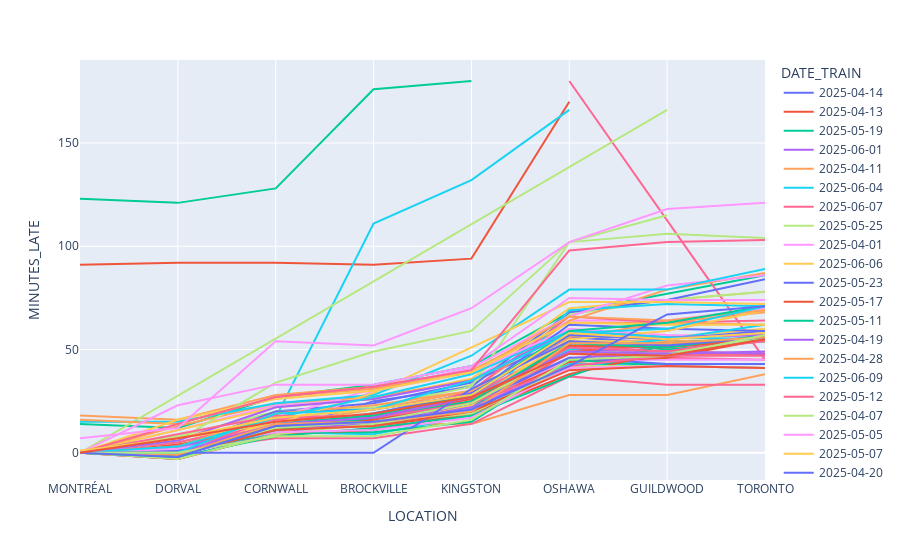

Source (notebook cell):
### Code cell
#df = px.data.gapminder().query("continent=='Oceania'")
fig = px.line(via_train_69, x="LOCATION", y="MINUTES_LATE", color='DATE_TRAIN')
fig.show()

### Figure 1 — Plotly figure (JSON) as saved in the notebook; plotly's stock layout.template omitted (floating-point values rounded to 4 significant figures)
{"data": [{"hovertemplate": "DATE_TRAIN=2025-04-14<br>LOCATION=%{x}<br>MINUTES_LATE=%{y}<extra></extra>", "legendgroup": "2025-04-14", "line": {"color": "#636efa", "dash": "solid"}, "marker": {"symbol": "circle"}, "mode": "lines", "name": "2025-04-14", "orientation": "v", "showlegend": true, "type": "scatter", "x": ["MONTRÉAL", "DORVAL", "CORNWALL", "BROCKVILLE", "KINGSTON", "OSHAWA", "GUILDWOOD", "TORONTO"], "xaxis": "x", "y": [0, -1, 20, 24, 34, 56, 56, 57], "yaxis": "y"}, {"hovertemplate": "DATE_TRAIN=2025-04-13<br>LOCATION=%{x}<br>MINUTES_LATE=%{y}<extra></extra>", "legendgroup": "2025-04-13", "line": {"color": "#EF553B", "dash": "solid"}, "marker": {"symbol": "circle"}, "mode": "lines", "name": "2025-04-13", "orientation": "v", "showlegend": true, "type": "scatter", "x": ["MONTRÉAL", "DORVAL", "CORNWALL", "BROCKVILLE", "KINGSTON", "OSHAWA"], "xaxis": "x", "y": [91, 92, 92, 91, 94, 170], "yaxis": "y"}, {"hovertemplate": "DATE_TRAIN=2025-05-19<br>LOCATION=%{x}<br>MINUTES_LATE=%{y}<extra></extra>", "legendgroup": "2025-05-19", "line": {"color": "#00cc96", "dash": "solid"}, "marker": {"symbol": "circle"}, "mode": "lines", "name": "2025-05-19", "orientation": "v", "showlegend": true, "type": "scatter", "x": ["MONTRÉAL", "DORVAL", "CORNWALL", "BROCKVILLE", "KINGSTON", "OSHAWA", "GUILDWOOD", "TORONTO"], "xaxis": "x", "y": [14, 12, 27, 33, 42, 68, 77, 86], "yaxis": "y"}, {"hovertemplate": "DATE_TRAIN=2025-06-01<br>LOCATION=%{x}<br>MINUTES_LATE=%{y}<extra></extra>", "legendgroup": "2025-06-01", "line": {"color": "#ab63fa", "dash": "solid"}, "marker": {"symbol": "circle"}, "mode": "lines", "name": "2025-06-01", "orientation": "v", "showlegend": true, "type": "scatter", "x": ["MONTRÉAL", "DORVAL", "CORNWALL", "BROCKVILLE", "KINGSTON", "OSHAWA", "GUILDWOOD", "TORONTO"], "xaxis": "x", "y": [0, 3, 13, 15, 22, 45, 52, 56], "yaxis": "y"}, {"hovertemplate": "DATE_TRAIN=2025-04-11<br>LOCATION=%{x}<br>MINUTES_LATE=%{y}<extra></extra>", "legendgroup": "2025-04-11", "line": {"color": "#FFA15A", "dash": "solid"}, "marker": {"symbol": "circle"}, "mode": "lines", "name": "2025-04-11", "orientation": "v", "showlegend": true, "type": "scatter", "x": ["MONTRÉAL", "DORVAL", "CORNWALL", "BROCKVILLE", "KINGSTON", "OSHAWA", "GUILDWOOD", "TORONTO"], "xaxis": "x", "y": [0, 4, 13, 14, 14, 28, 28, 38], "yaxis": "y"}, {"hovertemplate": "DATE_TRAIN=2025-06-04<br>LOCATION=%{x}<br>MINUTES_LATE=%{y}<extra></extra>", "legendgroup": "2025-06-04", "line": {"color": "#19d3f3", "dash": "solid"}, "marker": {"symbol": "circle"}, "mode": "lines", "name": "2025-06-04", "orientation": "v", "showlegend": true, "type": "scatter", "x": ["MONTRÉAL", "DORVAL", "CORNWALL", "BROCKVILLE", "KINGSTON", "OSHAWA"], "xaxis": "x", "y": [0, 0, 17, 111, 132, 166], "yaxis": "y"}, {"hovertemplate": "DATE_TRAIN=2025-06-07<br>LOCATION=%{x}<br>MINUTES_LATE=%{y}<extra></extra>", "legendgroup": "2025-06-07", "line": {"color": "#FF6692", "dash": "solid"}, "marker": {"symbol": "circle"}, "mode": "lines", "name": "2025-06-07", "orientation": "v", "showlegend": true, "type": "scatter", "x": ["MONTRÉAL", "DORVAL", "CORNWALL", "BROCKVILLE", "KINGSTON", "OSHAWA", "GUILDWOOD", "TORONTO"], "xaxis": "x", "y": [0, 1, 7, 7, 14, 37, 33, 33], "yaxis": "y"}, {"hovertemplate": "DATE_TRAIN=2025-05-25<br>LOCATION=%{x}<br>MINUTES_LATE=%{y}<extra></extra>", "legendgroup": "2025-05-25", "line": {"color": "#B6E880", "dash": "solid"}, "marker": {"symbol": "circle"}, "mode": "lines", "name": "2025-05-25", "orientation": "v", "showlegend": true, "type": "scatter", "x": ["MONTRÉAL", "DORVAL", "CORNWALL", "BROCKVILLE", "KINGSTON", "OSHAWA", "GUILDWOOD", "TORONTO"], "xaxis": "x", "y": [0, 1, 10, 17, 24, 43, 52, 56], "yaxis": "y"}, {"hovertemplate": "DATE_TRAIN=2025-04-01<br>LOCATION=%{x}<br>MINUTES_LATE=%{y}<extra></extra>", "legendgroup": "2025-04-01", "line": {"color": "#FF97FF", "dash": "solid"}, "marker": {"symbol": "circle"}, "mode": "lines", "name": "2025-04-01", "orientation": "v", "showlegend": true, "type": "scatter", "x": ["MONTRÉAL", "DORVAL", "CORNWALL", "BROCKVILLE", "KINGSTON", "OSHAWA", "GUILDWOOD", "TORONTO"], "xaxis": "x", "y": [0, 11, 23, 26, 35, 64, 64, 70], "yaxis": "y"}, {"hovertemplate": "DATE_TRAIN=2025-06-06<br>LOCATION=%{x}<br>MINUTES_LATE=%{y}<extra></extra>", "legendgroup": "2025-06-06", "line": {"color": "#FECB52", "dash": "solid"}, "marker": {"symbol": "circle"}, "mode": "lines", "name": "2025-06-06", "orientation": "v", "showlegend": true, "type": "scatter", "x": ["MONTRÉAL", "DORVAL", "CORNWALL", "BROCKVILLE", "KINGSTON", "OSHAWA", "GUILDWOOD", "TORONTO"], "xaxis": "x", "y": [0, 11, 22, 26, 36, 70, 74, 78], "yaxis": "y"}, {"hovertemplate": "DATE_TRAIN=2025-05-23<br>LOCATION=%{x}<br>MINUTES_LATE=%{y}<extra></extra>", "legendgroup": "2025-05-23", "line": {"color": "#636efa", "dash": "solid"}, "marker": {"symbol": "circle"}, "mode": "lines", "name": "2025-05-23", "orientation": "v", "showlegend": true, "type": "scatter", "x": ["MONTRÉAL", "DORVAL", "CORNWALL", "BROCKVILLE", "KINGSTON", "OSHAWA", "GUILDWOOD", "TORONTO"], "xaxis": "x", "y": [0, 0, 12, 19, 29, 56, 53, 54], "yaxis": "y"}, {"hovertemplate": "DATE_TRAIN=2025-05-17<br>LOCATION=%{x}<br>MINUTES_LATE=%{y}<extra></extra>", "legendgroup": "2025-05-17", "line": {"color": "#EF553B", "dash": "solid"}, "marker": {"symbol": "circle"}, "mode": "lines", "name": "2025-05-17", "orientation": "v", "showlegend": true, "type": "scatter", "x": ["MONTRÉAL", "DORVAL", "CORNWALL", "BROCKVILLE", "KINGSTON", "OSHAWA", "GUILDWOOD", "TORONTO"], "xaxis": "x", "y": [0, 4, 12, 13, 19, 49, 48, 48], "yaxis": "y"}, {"hovertemplate": "DATE_TRAIN=2025-05-11<br>LOCATION=%{x}<br>MINUTES_LATE=%{y}<extra></extra>", "legendgroup": "2025-05-11", "line": {"color": "#00cc96", "dash": "solid"}, "marker": {"symbol": "circle"}, "mode": "lines", "name": "2025-05-11", "orientation": "v", "showlegend": true, "type": "scatter", "x": ["MONTRÉAL", "DORVAL", "CORNWALL", "BROCKVILLE", "KINGSTON"], "xaxis": "x", "y": [123, 121, 128, 176, 180], "yaxis": "y"}, {"hovertemplate": "DATE_TRAIN=2025-04-19<br>LOCATION=%{x}<br>MINUTES_LATE=%{y}<extra></extra>", "legendgroup": "2025-04-19", "line": {"color": "#ab63fa", "dash": "solid"}, "marker": {"symbol": "circle"}, "mode": "lines", "name": "2025-04-19", "orientation": "v", "showlegend": true, "type": "scatter", "x": ["MONTRÉAL", "DORVAL", "CORNWALL", "BROCKVILLE", "KINGSTON", "OSHAWA", "GUILDWOOD", "TORONTO"], "xaxis": "x", "y": [0, -3, 10, 15, 22, 42, 46, 56], "yaxis": "y"}, {"hovertemplate": "DATE_TRAIN=2025-04-28<br>LOCATION=%{x}<br>MINUTES_LATE=%{y}<extra></extra>", "legendgroup": "2025-04-28", "line": {"color": "#FFA15A", "dash": "solid"}, "marker": {"symbol": "circle"}, "mode": "lines", "name": "2025-04-28", "orientation": "v", "showlegend": true, "type": "scatter", "x": ["MONTRÉAL", "DORVAL", "CORNWALL", "BROCKVILLE", "KINGSTON", "OSHAWA", "GUILDWOOD", "TORONTO"], "xaxis": "x", "y": [18, 16, 28, 32, 40, 63, 63, 68], "yaxis": "y"}, {"hovertemplate": "DATE_TRAIN=2025-06-09<br>LOCATION=%{x}<br>MINUTES_LATE=%{y}<extra></extra>", "legendgroup": "2025-06-09", "line": {"color": "#19d3f3", "dash": "solid"}, "marker": {"symbol": "circle"}, "mode": "lines", "name": "2025-06-09", "orientation": "v", "showlegend": true, "type": "scatter", "x": ["MONTRÉAL", "DORVAL", "CORNWALL", "BROCKVILLE", "KINGSTON", "OSHAWA", "GUILDWOOD", "TORONTO"], "xaxis": "x", "y": [0, 2, 9, 11, 19, 43, 43, 43], "yaxis": "y"}, {"hovertemplate": "DATE_TRAIN=2025-05-12<br>LOCATION=%{x}<br>MINUTES_LATE=%{y}<extra></extra>", "legendgroup": "2025-05-12", "line": {"color": "#FF6692", "dash": "solid"}, "marker": {"symbol": "circle"}, "mode": "lines", "name": "2025-05-12", "orientation": "v", "showlegend": true, "type": "scatter", "x": ["MONTRÉAL", "DORVAL", "CORNWALL", "BROCKVILLE", "KINGSTON", "OSHAWA", "GUILDWOOD", "TORONTO", "OSHAWA"], "xaxis": "x", "y": [0, 1, 11, 14, 24, 48, 46, 45, 180], "yaxis": "y"}, {"hovertemplate": "DATE_TRAIN=2025-04-07<br>LOCATION=%{x}<br>MINUTES_LATE=%{y}<extra></extra>", "legendgroup": "2025-04-07", "line": {"color": "#B6E880", "dash": "solid"}, "marker": {"symbol": "circle"}, "mode": "lines", "name": "2025-04-07", "orientation": "v", "showlegend": true, "type": "scatter", "x": ["MONTRÉAL", "DORVAL", "CORNWALL", "BROCKVILLE", "KINGSTON", "OSHAWA", "GUILDWOOD", "TORONTO"], "xaxis": "x", "y": [0, 7, 17, 21, 33, 67, 74, 78], "yaxis": "y"}, {"hovertemplate": "DATE_TRAIN=2025-05-05<br>LOCATION=%{x}<br>MINUTES_LATE=%{y}<extra></extra>", "legendgroup": "2025-05-05", "line": {"color": "#FF97FF", "dash": "solid"}, "marker": {"symbol": "circle"}, "mode": "lines", "name": "2025-05-05", "orientation": "v", "showlegend": true, "type": "scatter", "x": ["MONTRÉAL", "DORVAL", "CORNWALL", "BROCKVILLE", "KINGSTON", "OSHAWA", "GUILDWOOD", "TORONTO"], "xaxis": "x", "y": [0, -1, 11, 13, 22, 45, 45, 45], "yaxis": "y"}, {"hovertemplate": "DATE_TRAIN=2025-05-07<br>LOCATION=%{x}<br>MINUTES_LATE=%{y}<extra></extra>", "legendgroup": "2025-05-07", "line": {"color": "#FECB52", "dash": "solid"}, "marker": {"symbol": "circle"}, "mode": "lines", "name": "2025-05-07", "orientation": "v", "showlegend": true, "type": "scatter", "x": ["MONTRÉAL", "DORVAL", "CORNWALL", "BROCKVILLE", "KINGSTON", "OSHAWA", "GUILDWOOD", "TORONTO"], "xaxis": "x", "y": [0, -1, 11, 13, 23, 59, 56, 60], "yaxis": "y"}, {"hovertemplate": "DATE_TRAIN=2025-04-20<br>LOCATION=%{x}<br>MINUTES_LATE=%{y}<extra></extra>", "legendgroup": "2025-04-20", "line": {"color": "#636efa", "dash": "solid"}, "marker": {"symbol": "circle"}, "mode": "lines", "name": "2025-04-20", "orientation": "v", "showlegend": true, "type": "scatter", "x": ["MONTRÉAL", "DORVAL", "CORNWALL", "BROCKVILLE", "KINGSTON", "OSHAWA", "GUILDWOOD", "TORONTO"], "xaxis": "x", "y": [0, -1, 10, 25, 32, 68, 74, 84], "yaxis": "y"}, {"hovertemplate": "DATE_TRAIN=2025-04-05<br>LOCATION=%{x}<br>MINUTES_LATE=%{y}<extra></extra>", "legendgroup": "2025-04-05", "line": {"color": "#EF553B", "dash": "solid"}, "marker": {"symbol": "circle"}, "mode": "lines", "name": "2025-04-05", "orientation": "v", "showlegend": true, "type": "scatter", "x": ["MONTRÉAL", "DORVAL", "CORNWALL", "BROCKVILLE", "KINGSTON", "OSHAWA", "GUILDWOOD", "TORONTO"], "xaxis": "x", "y": [0, -3, 9, 16, 23, 44, 46, 55], "yaxis": "y"}, {"hovertemplate": "DATE_TRAIN=2025-05-21<br>LOCATION=%{x}<br>MINUTES_LATE=%{y}<extra></extra>", "legendgroup": "2025-05-21", "line": {"color": "#00cc96", "dash": "solid"}, "marker": {"symbol": "circle"}, "mode": "lines", "name": "2025-05-21", "orientation": "v", "showlegend": true, "type": "scatter", "x": ["MONTRÉAL", "DORVAL", "CORNWALL", "BROCKVILLE", "KINGSTON", "OSHAWA", "GUILDWOOD", "TORONTO"], "xaxis": "x", "y": [0, 0, 11, 15, 22, 54, 50, 54], "yaxis": "y"}, {"hovertemplate": "DATE_TRAIN=2025-05-16<br>LOCATION=%{x}<br>MINUTES_LATE=%{y}<extra></extra>", "legendgroup": "2025-05-16", "line": {"color": "#ab63fa", "dash": "solid"}, "marker": {"symbol": "circle"}, "mode": "lines", "name": "2025-05-16", "orientation": "v", "showlegend": true, "type": "scatter", "x": ["MONTRÉAL", "DORVAL", "CORNWALL", "BROCKVILLE", "KINGSTON", "OSHAWA", "GUILDWOOD", "TORONTO"], "xaxis": "x", "y": [0, 1, 9, 16, 23, 50, 49, 56], "yaxis": "y"}, {"hovertemplate": "DATE_TRAIN=2025-05-28<br>LOCATION=%{x}<br>MINUTES_LATE=%{y}<extra></extra>", "legendgroup": "2025-05-28", "line": {"color": "#FFA15A", "dash": "solid"}, "marker": {"symbol": "circle"}, "mode": "lines", "name": "2025-05-28", "orientation": "v", "showlegend": true, "type": "scatter", "x": ["MONTRÉAL", "DORVAL", "CORNWALL", "BROCKVILLE", "KINGSTON", "OSHAWA", "GUILDWOOD", "TORONTO"], "xaxis": "x", "y": [0, 1, 14, 21, 30, 64, 79, 87], "yaxis": "y"}, {"hovertemplate": "DATE_TRAIN=2025-05-15<br>LOCATION=%{x}<br>MINUTES_LATE=%{y}<extra></extra>", "legendgroup": "2025-05-15", "line": {"color": "#19d3f3", "dash": "solid"}, "marker": {"symbol": "circle"}, "mode": "lines", "name": "2025-05-15", "orientation": "v", "showlegend": true, "type": "scatter", "x": ["MONTRÉAL", "DORVAL", "CORNWALL", "BROCKVILLE", "KINGSTON", "OSHAWA", "GUILDWOOD", "TORONTO"], "xaxis": "x", "y": [0, 0, 10, 9, 18, 69, 72, 71], "yaxis": "y"}, {"hovertemplate": "DATE_TRAIN=2025-06-02<br>LOCATION=%{x}<br>MINUTES_LATE=%{y}<extra></extra>", "legendgroup": "2025-06-02", "line": {"color": "#FF6692", "dash": "solid"}, "marker": {"symbol": "circle"}, "mode": "lines", "name": "2025-06-02", "orientation": "v", "showlegend": true, "type": "scatter", "x": ["MONTRÉAL", "DORVAL", "CORNWALL", "BROCKVILLE", "KINGSTON", "OSHAWA", "GUILDWOOD", "TORONTO"], "xaxis": "x", "y": [0, 3, 13, 16, 30, 66, 63, 64], "yaxis": "y"}, {"hovertemplate": "DATE_TRAIN=2025-04-08<br>LOCATION=%{x}<br>MINUTES_LATE=%{y}<extra></extra>", "legendgroup": "2025-04-08", "line": {"color": "#B6E880", "dash": "solid"}, "marker": {"symbol": "circle"}, "mode": "lines", "name": "2025-04-08", "orientation": "v", "showlegend": true, "type": "scatter", "x": ["MONTRÉAL", "DORVAL", "CORNWALL", "BROCKVILLE", "KINGSTON", "OSHAWA", "GUILDWOOD"], "xaxis": "x", "y": [1, 8, 20, 22, 32, 102, 115], "yaxis": "y"}, {"hovertemplate": "DATE_TRAIN=2025-06-10<br>LOCATION=%{x}<br>MINUTES_LATE=%{y}<extra></extra>", "legendgroup": "2025-06-10", "line": {"color": "#FF97FF", "dash": "solid"}, "marker": {"symbol": "circle"}, "mode": "lines", "name": "2025-06-10", "orientation": "v", "showlegend": true, "type": "scatter", "x": ["MONTRÉAL", "DORVAL", "CORNWALL", "BROCKVILLE", "KINGSTON", "OSHAWA", "GUILDWOOD", "TORONTO"], "xaxis": "x", "y": [0, 0, 10, 30, 39, 60, 57, 56], "yaxis": "y"}, {"hovertemplate": "DATE_TRAIN=2025-04-17<br>LOCATION=%{x}<br>MINUTES_LATE=%{y}<extra></extra>", "legendgroup": "2025-04-17", "line": {"color": "#FECB52", "dash": "solid"}, "marker": {"symbol": "circle"}, "mode": "lines", "name": "2025-04-17", "orientation": "v", "showlegend": true, "type": "scatter", "x": ["MONTRÉAL", "DORVAL", "CORNWALL", "BROCKVILLE", "KINGSTON", "OSHAWA", "GUILDWOOD", "TORONTO"], "xaxis": "x", "y": [0, 5, 14, 14, 23, 54, 54, 54], "yaxis": "y"}, {"hovertemplate": "DATE_TRAIN=2025-05-01<br>LOCATION=%{x}<br>MINUTES_LATE=%{y}<extra></extra>", "legendgroup": "2025-05-01", "line": {"color": "#636efa", "dash": "solid"}, "marker": {"symbol": "circle"}, "mode": "lines", "name": "2025-05-01", "orientation": "v", "showlegend": true, "type": "scatter", "x": ["MONTRÉAL", "DORVAL", "CORNWALL", "BROCKVILLE", "KINGSTON", "OSHAWA", "GUILDWOOD", "TORONTO"], "xaxis": "x", "y": [0, 3, 20, 21, 28, 62, 60, 59], "yaxis": "y"}, {"hovertemplate": "DATE_TRAIN=2025-05-30<br>LOCATION=%{x}<br>MINUTES_LATE=%{y}<extra></extra>", "legendgroup": "2025-05-30", "line": {"color": "#EF553B", "dash": "solid"}, "marker": {"symbol": "circle"}, "mode": "lines", "name": "2025-05-30", "orientation": "v", "showlegend": true, "type": "scatter", "x": ["MONTRÉAL", "DORVAL", "CORNWALL", "BROCKVILLE", "KINGSTON", "OSHAWA", "GUILDWOOD", "TORONTO"], "xaxis": "x", "y": [0, -1, 11, 17, 26, 49, 53, 55], "yaxis": "y"}, {"hovertemplate": "DATE_TRAIN=2025-05-22<br>LOCATION=%{x}<br>MINUTES_LATE=%{y}<extra></extra>", "legendgroup": "2025-05-22", "line": {"color": "#00cc96", "dash": "solid"}, "marker": {"symbol": "circle"}, "mode": "lines", "name": "2025-05-22", "orientation": "v", "showlegend": true, "type": "scatter", "x": ["MONTRÉAL", "DORVAL", "CORNWALL", "BROCKVILLE", "KINGSTON", "OSHAWA", "GUILDWOOD", "TORONTO"], "xaxis": "x", "y": [0, 0, 10, 10, 15, 45, 42, 41], "yaxis": "y"}, {"hovertemplate": "DATE_TRAIN=2025-04-22<br>LOCATION=%{x}<br>MINUTES_LATE=%{y}<extra></extra>", "legendgroup": "2025-04-22", "line": {"color": "#ab63fa", "dash": "solid"}, "marker": {"symbol": "circle"}, "mode": "lines", "name": "2025-04-22", "orientation": "v", "showlegend": true, "type": "scatter", "x": ["MONTRÉAL", "DORVAL", "CORNWALL", "BROCKVILLE", "KINGSTON", "OSHAWA", "GUILDWOOD", "TORONTO"], "xaxis": "x", "y": [0, 1, 12, 14, 24, 46, 48, 56], "yaxis": "y"}, {"hovertemplate": "DATE_TRAIN=2025-04-15<br>LOCATION=%{x}<br>MINUTES_LATE=%{y}<extra></extra>", "legendgroup": "2025-04-15", "line": {"color": "#FFA15A", "dash": "solid"}, "marker": {"symbol": "circle"}, "mode": "lines", "name": "2025-04-15", "orientation": "v", "showlegend": true, "type": "scatter", "x": ["MONTRÉAL", "DORVAL", "CORNWALL", "BROCKVILLE", "KINGSTON", "OSHAWA", "GUILDWOOD", "TORONTO"], "xaxis": "x", "y": [0, 13, 24, 27, 35, 58, 54, 55], "yaxis": "y"}, {"hovertemplate": "DATE_TRAIN=2025-05-02<br>LOCATION=%{x}<br>MINUTES_LATE=%{y}<extra></extra>", "legendgroup": "2025-05-02", "line": {"color": "#19d3f3", "dash": "solid"}, "marker": {"symbol": "circle"}, "mode": "lines", "name": "2025-05-02", "orientation": "v", "showlegend": true, "type": "scatter", "x": ["MONTRÉAL", "DORVAL", "CORNWALL", "BROCKVILLE", "KINGSTON", "OSHAWA", "GUILDWOOD", "TORONTO"], "xaxis": "x", "y": [0, 2, 12, 19, 28, 50, 55, 62], "yaxis": "y"}, {"hovertemplate": "DATE_TRAIN=2025-04-02<br>LOCATION=%{x}<br>MINUTES_LATE=%{y}<extra></extra>", "legendgroup": "2025-04-02", "line": {"color": "#FF6692", "dash": "solid"}, "marker": {"symbol": "circle"}, "mode": "lines", "name": "2025-04-02", "orientation": "v", "showlegend": true, "type": "scatter", "x": ["MONTRÉAL", "DORVAL", "CORNWALL", "BROCKVILLE", "KINGSTON", "OSHAWA", "GUILDWOOD", "TORONTO"], "xaxis": "x", "y": [0, 5, 16, 18, 28, 52, 49, 56], "yaxis": "y"}, {"hovertemplate": "DATE_TRAIN=2025-06-05<br>LOCATION=%{x}<br>MINUTES_LATE=%{y}<extra></extra>", "legendgroup": "2025-06-05", "line": {"color": "#B6E880", "dash": "solid"}, "marker": {"symbol": "circle"}, "mode": "lines", "name": "2025-06-05", "orientation": "v", "showlegend": true, "type": "scatter", "x": ["GUILDWOOD", "MONTRÉAL", "DORVAL", "CORNWALL", "BROCKVILLE", "KINGSTON", "OSHAWA", "GUILDWOOD", "TORONTO"], "xaxis": "x", "y": [166, 0, 6, 34, 49, 59, 102, 106, 104], "yaxis": "y"}, {"hovertemplate": "DATE_TRAIN=2025-06-11<br>LOCATION=%{x}<br>MINUTES_LATE=%{y}<extra></extra>", "legendgroup": "2025-06-11", "line": {"color": "#FF97FF", "dash": "solid"}, "marker": {"symbol": "circle"}, "mode": "lines", "name": "2025-06-11", "orientation": "v", "showlegend": true, "type": "scatter", "x": ["MONTRÉAL", "DORVAL", "CORNWALL", "BROCKVILLE", "KINGSTON", "OSHAWA", "GUILDWOOD", "TORONTO"], "xaxis": "x", "y": [0, 0, 17, 31, 41, 66, 81, 86], "yaxis": "y"}, {"hovertemplate": "DATE_TRAIN=2025-04-18<br>LOCATION=%{x}<br>MINUTES_LATE=%{y}<extra></extra>", "legendgroup": "2025-04-18", "line": {"color": "#FECB52", "dash": "solid"}, "marker": {"symbol": "circle"}, "mode": "lines", "name": "2025-04-18", "orientation": "v", "showlegend": true, "type": "scatter", "x": ["MONTRÉAL", "DORVAL", "CORNWALL", "BROCKVILLE", "KINGSTON", "OSHAWA", "GUILDWOOD", "TORONTO"], "xaxis": "x", "y": [1, 0, 11, 15, 25, 55, 59, 69], "yaxis": "y"}, {"hovertemplate": "DATE_TRAIN=2025-05-14<br>LOCATION=%{x}<br>MINUTES_LATE=%{y}<extra></extra>", "legendgroup": "2025-05-14", "line": {"color": "#636efa", "dash": "solid"}, "marker": {"symbol": "circle"}, "mode": "lines", "name": "2025-05-14", "orientation": "v", "showlegend": true, "type": "scatter", "x": ["MONTRÉAL", "DORVAL", "CORNWALL", "BROCKVILLE", "KINGSTON", "OSHAWA", "GUILDWOOD", "TORONTO"], "xaxis": "x", "y": [0, 1, 13, 16, 24, 46, 43, 43], "yaxis": "y"}, {"hovertemplate": "DATE_TRAIN=2025-05-03<br>LOCATION=%{x}<br>MINUTES_LATE=%{y}<extra></extra>", "legendgroup": "2025-05-03", "line": {"color": "#EF553B", "dash": "solid"}, "marker": {"symbol": "circle"}, "mode": "lines", "name": "2025-05-03", "orientation": "v", "showlegend": true, "type": "scatter", "x": ["MONTRÉAL", "DORVAL", "CORNWALL", "BROCKVILLE", "KINGSTON", "OSHAWA", "GUILDWOOD", "TORONTO"], "xaxis": "x", "y": [0, -3, 9, 11, 19, 38, 49, 48], "yaxis": "y"}, {"hovertemplate": "DATE_TRAIN=2025-05-24<br>LOCATION=%{x}<br>MINUTES_LATE=%{y}<extra></extra>", "legendgroup": "2025-05-24", "line": {"color": "#00cc96", "dash": "solid"}, "marker": {"symbol": "circle"}, "mode": "lines", "name": "2025-05-24", "orientation": "v", "showlegend": true, "type": "scatter", "x": ["MONTRÉAL", "DORVAL", "CORNWALL", "BROCKVILLE", "KINGSTON", "OSHAWA", "GUILDWOOD", "TORONTO"], "xaxis": "x", "y": [0, -2, 8, 12, 18, 37, 53, 56], "yaxis": "y"}, {"hovertemplate": "DATE_TRAIN=2025-05-10<br>LOCATION=%{x}<br>MINUTES_LATE=%{y}<extra></extra>", "legendgroup": "2025-05-10", "line": {"color": "#ab63fa", "dash": "solid"}, "marker": {"symbol": "circle"}, "mode": "lines", "name": "2025-05-10", "orientation": "v", "showlegend": true, "type": "scatter", "x": ["MONTRÉAL", "DORVAL", "CORNWALL", "BROCKVILLE", "KINGSTON", "OSHAWA", "GUILDWOOD", "TORONTO"], "xaxis": "x", "y": [0, 3, 12, 14, 22, 41, 49, 48], "yaxis": "y"}, {"hovertemplate": "DATE_TRAIN=2025-04-06<br>LOCATION=%{x}<br>MINUTES_LATE=%{y}<extra></extra>", "legendgroup": "2025-04-06", "line": {"color": "#FFA15A", "dash": "solid"}, "marker": {"symbol": "circle"}, "mode": "lines", "name": "2025-04-06", "orientation": "v", "showlegend": true, "type": "scatter", "x": ["MONTRÉAL", "DORVAL", "CORNWALL", "BROCKVILLE", "KINGSTON", "OSHAWA", "GUILDWOOD", "TORONTO"], "xaxis": "x", "y": [0, 3, 19, 23, 30, 56, 63, 62], "yaxis": "y"}, {"hovertemplate": "DATE_TRAIN=2025-04-03<br>LOCATION=%{x}<br>MINUTES_LATE=%{y}<extra></extra>", "legendgroup": "2025-04-03", "line": {"color": "#19d3f3", "dash": "solid"}, "marker": {"symbol": "circle"}, "mode": "lines", "name": "2025-04-03", "orientation": "v", "showlegend": true, "type": "scatter", "x": ["MONTRÉAL", "DORVAL", "CORNWALL", "BROCKVILLE", "KINGSTON", "OSHAWA", "GUILDWOOD", "TORONTO"], "xaxis": "x", "y": [15, 15, 24, 28, 47, 79, 79, 89], "yaxis": "y"}, {"hovertemplate": "DATE_TRAIN=2025-04-23<br>LOCATION=%{x}<br>MINUTES_LATE=%{y}<extra></extra>", "legendgroup": "2025-04-23", "line": {"color": "#FF6692", "dash": "solid"}, "marker": {"symbol": "circle"}, "mode": "lines", "name": "2025-04-23", "orientation": "v", "showlegend": true, "type": "scatter", "x": ["MONTRÉAL", "DORVAL", "CORNWALL", "BROCKVILLE", "KINGSTON", "OSHAWA", "GUILDWOOD", "TORONTO"], "xaxis": "x", "y": [0, 0, 17, 18, 25, 51, 49, 54], "yaxis": "y"}, {"hovertemplate": "DATE_TRAIN=2025-04-24<br>LOCATION=%{x}<br>MINUTES_LATE=%{y}<extra></extra>", "legendgroup": "2025-04-24", "line": {"color": "#B6E880", "dash": "solid"}, "marker": {"symbol": "circle"}, "mode": "lines", "name": "2025-04-24", "orientation": "v", "showlegend": true, "type": "scatter", "x": ["MONTRÉAL", "DORVAL", "CORNWALL", "BROCKVILLE", "KINGSTON", "OSHAWA", "GUILDWOOD", "TORONTO"], "xaxis": "x", "y": [0, -3, 9, 14, 19, 42, 42, 41], "yaxis": "y"}, {"hovertemplate": "DATE_TRAIN=2025-05-20<br>LOCATION=%{x}<br>MINUTES_LATE=%{y}<extra></extra>", "legendgroup": "2025-05-20", "line": {"color": "#FF97FF", "dash": "solid"}, "marker": {"symbol": "circle"}, "mode": "lines", "name": "2025-05-20", "orientation": "v", "showlegend": true, "type": "scatter", "x": ["MONTRÉAL", "DORVAL", "CORNWALL", "BROCKVILLE", "KINGSTON", "OSHAWA", "GUILDWOOD", "TORONTO"], "xaxis": "x", "y": [0, 2, 10, 11, 17, 41, 42, 41], "yaxis": "y"}, {"hovertemplate": "DATE_TRAIN=2025-05-13<br>LOCATION=%{x}<br>MINUTES_LATE=%{y}<extra></extra>", "legendgroup": "2025-05-13", "line": {"color": "#FECB52", "dash": "solid"}, "marker": {"symbol": "circle"}, "mode": "lines", "name": "2025-05-13", "orientation": "v", "showlegend": true, "type": "scatter", "x": ["MONTRÉAL", "DORVAL", "CORNWALL", "BROCKVILLE", "KINGSTON", "OSHAWA", "GUILDWOOD", "TORONTO"], "xaxis": "x", "y": [0, 7, 14, 29, 51, 73, 73, 72], "yaxis": "y"}, {"hovertemplate": "DATE_TRAIN=2025-04-04<br>LOCATION=%{x}<br>MINUTES_LATE=%{y}<extra></extra>", "legendgroup": "2025-04-04", "line": {"color": "#636efa", "dash": "solid"}, "marker": {"symbol": "circle"}, "mode": "lines", "name": "2025-04-04", "orientation": "v", "showlegend": true, "type": "scatter", "x": ["MONTRÉAL", "DORVAL", "CORNWALL", "BROCKVILLE", "KINGSTON", "OSHAWA", "GUILDWOOD", "TORONTO"], "xaxis": "x", "y": [0, 0, 12, 19, 28, 57, 55, 59], "yaxis": "y"}, {"hovertemplate": "DATE_TRAIN=2025-04-21<br>LOCATION=%{x}<br>MINUTES_LATE=%{y}<extra></extra>", "legendgroup": "2025-04-21", "line": {"color": "#EF553B", "dash": "solid"}, "marker": {"symbol": "circle"}, "mode": "lines", "name": "2025-04-21", "orientation": "v", "showlegend": true, "type": "scatter", "x": ["MONTRÉAL", "DORVAL", "CORNWALL", "BROCKVILLE", "KINGSTON", "OSHAWA", "GUILDWOOD", "TORONTO"], "xaxis": "x", "y": [0, 0, 13, 16, 25, 52, 51, 55], "yaxis": "y"}, {"hovertemplate": "DATE_TRAIN=2025-04-29<br>LOCATION=%{x}<br>MINUTES_LATE=%{y}<extra></extra>", "legendgroup": "2025-04-29", "line": {"color": "#00cc96", "dash": "solid"}, "marker": {"symbol": "circle"}, "mode": "lines", "name": "2025-04-29", "orientation": "v", "showlegend": true, "type": "scatter", "x": ["MONTRÉAL", "DORVAL", "CORNWALL", "BROCKVILLE", "KINGSTON", "OSHAWA", "GUILDWOOD", "TORONTO"], "xaxis": "x", "y": [0, -1, 11, 17, 25, 53, 51, 57], "yaxis": "y"}, {"hovertemplate": "DATE_TRAIN=2025-04-16<br>LOCATION=%{x}<br>MINUTES_LATE=%{y}<extra></extra>", "legendgroup": "2025-04-16", "line": {"color": "#ab63fa", "dash": "solid"}, "marker": {"symbol": "circle"}, "mode": "lines", "name": "2025-04-16", "orientation": "v", "showlegend": true, "type": "scatter", "x": ["MONTRÉAL", "DORVAL", "CORNWALL", "BROCKVILLE", "KINGSTON", "OSHAWA", "GUILDWOOD", "TORONTO"], "xaxis": "x", "y": [0, 6, 22, 26, 35, 59, 56, 57], "yaxis": "y"}, {"hovertemplate": "DATE_TRAIN=2025-04-09<br>LOCATION=%{x}<br>MINUTES_LATE=%{y}<extra></extra>", "legendgroup": "2025-04-09", "line": {"color": "#FFA15A", "dash": "solid"}, "marker": {"symbol": "circle"}, "mode": "lines", "name": "2025-04-09", "orientation": "v", "showlegend": true, "type": "scatter", "x": ["MONTRÉAL", "DORVAL", "CORNWALL", "BROCKVILLE", "KINGSTON", "OSHAWA", "GUILDWOOD", "TORONTO"], "xaxis": "x", "y": [16, 14, 27, 31, 39, 66, 64, 69], "yaxis": "y"}, {"hovertemplate": "DATE_TRAIN=2025-05-27<br>LOCATION=%{x}<br>MINUTES_LATE=%{y}<extra></extra>", "legendgroup": "2025-05-27", "line": {"color": "#19d3f3", "dash": "solid"}, "marker": {"symbol": "circle"}, "mode": "lines", "name": "2025-05-27", "orientation": "v", "showlegend": true, "type": "scatter", "x": ["MONTRÉAL", "DORVAL", "CORNWALL", "BROCKVILLE", "KINGSTON", "OSHAWA", "GUILDWOOD", "TORONTO"], "xaxis": "x", "y": [0, 3, 17, 27, 38, 59, 56, 55], "yaxis": "y"}, {"hovertemplate": "DATE_TRAIN=2025-04-26<br>LOCATION=%{x}<br>MINUTES_LATE=%{y}<extra></extra>", "legendgroup": "2025-04-26", "line": {"color": "#FF6692", "dash": "solid"}, "marker": {"symbol": "circle"}, "mode": "lines", "name": "2025-04-26", "orientation": "v", "showlegend": true, "type": "scatter", "x": ["MONTRÉAL", "DORVAL", "CORNWALL", "BROCKVILLE", "KINGSTON", "OSHAWA", "GUILDWOOD", "TORONTO"], "xaxis": "x", "y": [0, 9, 18, 17, 24, 42, 47, 47], "yaxis": "y"}, {"hovertemplate": "DATE_TRAIN=2025-04-25<br>LOCATION=%{x}<br>MINUTES_LATE=%{y}<extra></extra>", "legendgroup": "2025-04-25", "line": {"color": "#B6E880", "dash": "solid"}, "marker": {"symbol": "circle"}, "mode": "lines", "name": "2025-04-25", "orientation": "v", "showlegend": true, "type": "scatter", "x": ["MONTRÉAL", "DORVAL", "CORNWALL", "BROCKVILLE", "KINGSTON", "OSHAWA", "GUILDWOOD", "TORONTO"], "xaxis": "x", "y": [0, 0, 12, 15, 24, 49, 48, 56], "yaxis": "y"}, {"hovertemplate": "DATE_TRAIN=2025-05-06<br>LOCATION=%{x}<br>MINUTES_LATE=%{y}<extra></extra>", "legendgroup": "2025-05-06", "line": {"color": "#FF97FF", "dash": "solid"}, "marker": {"symbol": "circle"}, "mode": "lines", "name": "2025-05-06", "orientation": "v", "showlegend": true, "type": "scatter", "x": ["MONTRÉAL", "DORVAL", "CORNWALL", "BROCKVILLE", "KINGSTON", "OSHAWA", "GUILDWOOD", "TORONTO"], "xaxis": "x", "y": [0, 23, 33, 33, 42, 75, 74, 74], "yaxis": "y"}, {"hovertemplate": "DATE_TRAIN=2025-05-18<br>LOCATION=%{x}<br>MINUTES_LATE=%{y}<extra></extra>", "legendgroup": "2025-05-18", "line": {"color": "#FECB52", "dash": "solid"}, "marker": {"symbol": "circle"}, "mode": "lines", "name": "2025-05-18", "orientation": "v", "showlegend": true, "type": "scatter", "x": ["MONTRÉAL", "DORVAL", "CORNWALL", "BROCKVILLE", "KINGSTON", "OSHAWA", "GUILDWOOD", "TORONTO"], "xaxis": "x", "y": [0, 16, 26, 30, 39, 63, 62, 62], "yaxis": "y"}, {"hovertemplate": "DATE_TRAIN=2025-04-10<br>LOCATION=%{x}<br>MINUTES_LATE=%{y}<extra></extra>", "legendgroup": "2025-04-10", "line": {"color": "#636efa", "dash": "solid"}, "marker": {"symbol": "circle"}, "mode": "lines", "name": "2025-04-10", "orientation": "v", "showlegend": true, "type": "scatter", "x": ["MONTRÉAL", "DORVAL", "CORNWALL", "BROCKVILLE", "KINGSTON", "OSHAWA", "GUILDWOOD", "TORONTO"], "xaxis": "x", "y": [0, 0, 0, 0, 31, 54, 52, 56], "yaxis": "y"}, {"hovertemplate": "DATE_TRAIN=2025-05-08<br>LOCATION=%{x}<br>MINUTES_LATE=%{y}<extra></extra>", "legendgroup": "2025-05-08", "line": {"color": "#EF553B", "dash": "solid"}, "marker": {"symbol": "circle"}, "mode": "lines", "name": "2025-05-08", "orientation": "v", "showlegend": true, "type": "scatter", "x": ["MONTRÉAL", "DORVAL", "CORNWALL", "BROCKVILLE", "KINGSTON", "OSHAWA", "GUILDWOOD", "TORONTO"], "xaxis": "x", "y": [0, -1, 11, 13, 20, 40, 42, 41], "yaxis": "y"}, {"hovertemplate": "DATE_TRAIN=2025-06-08<br>LOCATION=%{x}<br>MINUTES_LATE=%{y}<extra></extra>", "legendgroup": "2025-06-08", "line": {"color": "#00cc96", "dash": "solid"}, "marker": {"symbol": "circle"}, "mode": "lines", "name": "2025-06-08", "orientation": "v", "showlegend": true, "type": "scatter", "x": ["MONTRÉAL", "DORVAL", "CORNWALL", "BROCKVILLE", "KINGSTON", "OSHAWA", "GUILDWOOD", "TORONTO"], "xaxis": "x", "y": [0, -2, 14, 18, 28, 59, 63, 71], "yaxis": "y"}, {"hovertemplate": "DATE_TRAIN=2025-05-09<br>LOCATION=%{x}<br>MINUTES_LATE=%{y}<extra></extra>", "legendgroup": "2025-05-09", "line": {"color": "#ab63fa", "dash": "solid"}, "marker": {"symbol": "circle"}, "mode": "lines", "name": "2025-05-09", "orientation": "v", "showlegend": true, "type": "scatter", "x": ["MONTRÉAL", "DORVAL", "CORNWALL", "BROCKVILLE", "KINGSTON", "OSHAWA", "GUILDWOOD", "TORONTO"], "xaxis": "x", "y": [0, 0, 14, 17, 27, 49, 48, 49], "yaxis": "y"}, {"hovertemplate": "DATE_TRAIN=2025-05-29<br>LOCATION=%{x}<br>MINUTES_LATE=%{y}<extra></extra>", "legendgroup": "2025-05-29", "line": {"color": "#FFA15A", "dash": "solid"}, "marker": {"symbol": "circle"}, "mode": "lines", "name": "2025-05-29", "orientation": "v", "showlegend": true, "type": "scatter", "x": ["MONTRÉAL", "DORVAL", "CORNWALL", "BROCKVILLE", "KINGSTON", "OSHAWA", "GUILDWOOD", "TORONTO"], "xaxis": "x", "y": [0, -1, 14, 15, 20, 53, 53, 56], "yaxis": "y"}, {"hovertemplate": "DATE_TRAIN=2025-04-27<br>LOCATION=%{x}<br>MINUTES_LATE=%{y}<extra></extra>", "legendgroup": "2025-04-27", "line": {"color": "#19d3f3", "dash": "solid"}, "marker": {"symbol": "circle"}, "mode": "lines", "name": "2025-04-27", "orientation": "v", "showlegend": true, "type": "scatter", "x": ["MONTRÉAL", "DORVAL", "CORNWALL", "BROCKVILLE", "KINGSTON", "OSHAWA", "GUILDWOOD", "TORONTO"], "xaxis": "x", "y": [0, 0, 19, 21, 35, 58, 60, 71], "yaxis": "y"}, {"hovertemplate": "DATE_TRAIN=2025-04-30<br>LOCATION=%{x}<br>MINUTES_LATE=%{y}<extra></extra>", "legendgroup": "2025-04-30", "line": {"color": "#FF6692", "dash": "solid"}, "marker": {"symbol": "circle"}, "mode": "lines", "name": "2025-04-30", "orientation": "v", "showlegend": true, "type": "scatter", "x": ["MONTRÉAL", "DORVAL", "CORNWALL", "BROCKVILLE", "KINGSTON", "OSHAWA", "GUILDWOOD", "TORONTO"], "xaxis": "x", "y": [0, 14, 27, 32, 40, 98, 102, 103], "yaxis": "y"}, {"hovertemplate": "DATE_TRAIN=2025-06-12<br>LOCATION=%{x}<br>MINUTES_LATE=%{y}<extra></extra>", "legendgroup": "2025-06-12", "line": {"color": "#B6E880", "dash": "solid"}, "marker": {"symbol": "circle"}, "mode": "lines", "name": "2025-06-12", "orientation": "v", "showlegend": true, "type": "scatter", "x": ["MONTRÉAL", "DORVAL", "CORNWALL", "BROCKVILLE", "KINGSTON", "OSHAWA", "GUILDWOOD", "TORONTO"], "xaxis": "x", "y": [0, 0, 8, 8, 16, 45, 47, 57], "yaxis": "y"}, {"hovertemplate": "DATE_TRAIN=2025-05-04<br>LOCATION=%{x}<br>MINUTES_LATE=%{y}<extra></extra>", "legendgroup": "2025-05-04", "line": {"color": "#FF97FF", "dash": "solid"}, "marker": {"symbol": "circle"}, "mode": "lines", "name": "2025-05-04", "orientation": "v", "showlegend": true, "type": "scatter", "x": ["MONTRÉAL", "DORVAL", "CORNWALL", "BROCKVILLE", "KINGSTON", "OSHAWA", "GUILDWOOD", "TORONTO"], "xaxis": "x", "y": [7, 12, 54, 52, 70, 102, 118, 121], "yaxis": "y"}, {"hovertemplate": "DATE_TRAIN=2025-05-26<br>LOCATION=%{x}<br>MINUTES_LATE=%{y}<extra></extra>", "legendgroup": "2025-05-26", "line": {"color": "#FECB52", "dash": "solid"}, "marker": {"symbol": "circle"}, "mode": "lines", "name": "2025-05-26", "orientation": "v", "showlegend": true, "type": "scatter", "x": ["MONTRÉAL", "DORVAL", "CORNWALL", "BROCKVILLE", "KINGSTON", "OSHAWA", "GUILDWOOD", "TORONTO"], "xaxis": "x", "y": [1, 7, 17, 21, 28, 58, 55, 58], "yaxis": "y"}, {"hovertemplate": "DATE_TRAIN=2025-05-31<br>LOCATION=%{x}<br>MINUTES_LATE=%{y}<extra></extra>", "legendgroup": "2025-05-31", "line": {"color": "#636efa", "dash": "solid"}, "marker": {"symbol": "circle"}, "mode": "lines", "name": "2025-05-31", "orientation": "v", "showlegend": true, "type": "scatter", "x": ["MONTRÉAL", "DORVAL", "CORNWALL", "BROCKVILLE", "KINGSTON", "OSHAWA", "GUILDWOOD", "TORONTO"], "xaxis": "x", "y": [0, -2, 13, 15, 21, 42, 67, 71], "yaxis": "y"}, {"hovertemplate": "DATE_TRAIN=2025-06-03<br>LOCATION=%{x}<br>MINUTES_LATE=%{y}<extra></extra>", "legendgroup": "2025-06-03", "line": {"color": "#EF553B", "dash": "solid"}, "marker": {"symbol": "circle"}, "mode": "lines", "name": "2025-06-03", "orientation": "v", "showlegend": true, "type": "scatter", "x": ["MONTRÉAL", "DORVAL", "CORNWALL", "BROCKVILLE", "KINGSTON", "OSHAWA", "GUILDWOOD", "TORONTO"], "xaxis": "x", "y": [0, 7, 15, 19, 27, 48, 47, 55], "yaxis": "y"}], "layout": {"legend": {"title": {"text": "DATE_TRAIN"}, "tracegroupgap": 0}, "margin": {"t": 60}, "xaxis": {"anchor": "y", "domain": [0, 1], "title": {"text": "LOCATION"}}, "yaxis": {"anchor": "x", "domain": [0, 1], "title": {"text": "MINUTES_LATE"}}}}
